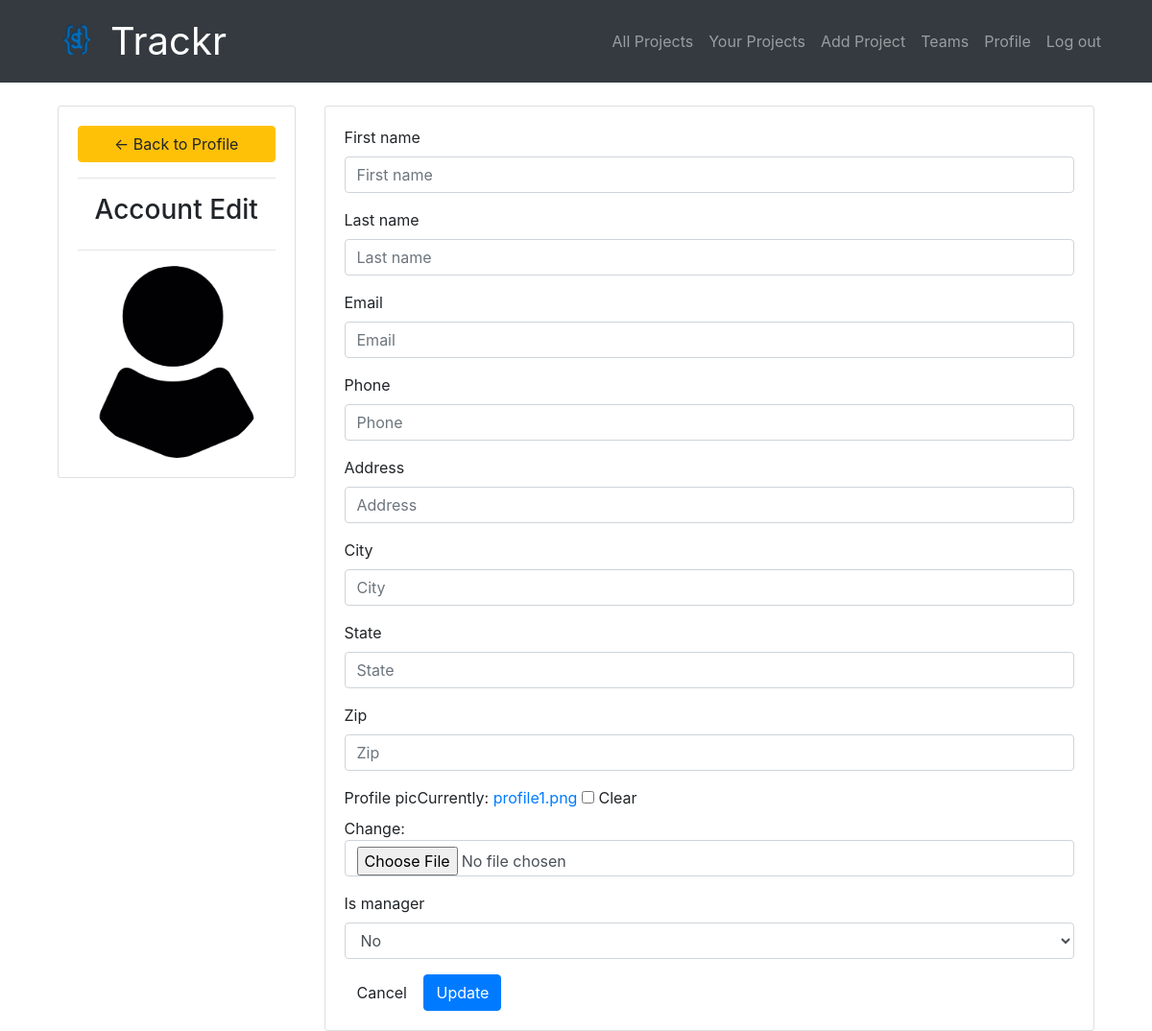
Page /accounts/update/ (signed in) on the earlier database version.
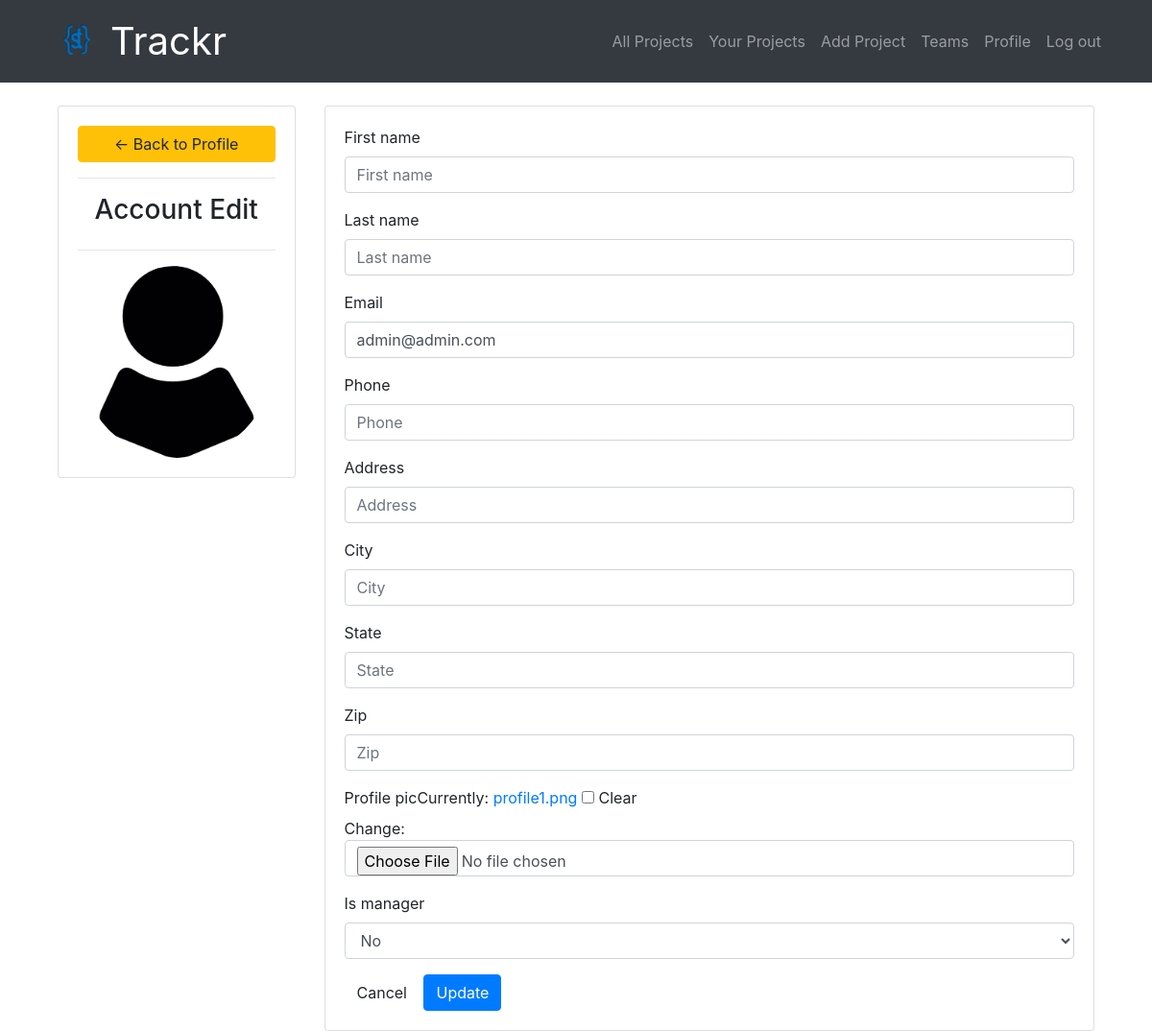
Same page on the later database version.
### accounts/models.py (models this page shows, shortened)
class UserProfile(models.Model):
    user = models.OneToOneField(User,null=True,on_delete=models.CASCADE)
    first_name = models.CharField(max_length=100,null=True)
    last_name = models.CharField(max_length=100,null=True)
    email = models.EmailField(max_length=254,null=True)
    phone = models.CharField(max_length=15,null=True)
    address = models.CharField(max_length=100,null=True)
    city = models.CharField(max_length=50,null=True)
    state = models.CharField(max_length=50,null=True)
    zip = models.CharField(max_length=10,null=True)
    profile_pic = models.ImageField(default="profile1.png", null=True, blank=True)
    is_manager = models.BooleanField(default=False,null=True)

### accounts/views.py (the view)
# urls.py: path('update/',views.profileUpdatePage,name='update'),
@login_required(login_url='login')
def profileUpdatePage(request):
    user = request.user.userprofile
    form = UserProfileForm(instance=user)
    if request.method == 'POST':
        form = UserProfileForm(request.POST,request.FILES,instance=user)
        if form.is_valid():
            form.save()
            return redirect('/accounts/profile/')
    context = {'form':form}
    return render(request,'accounts/profileupdate.html',context)

### accounts/forms.py
class UserProfileForm(ModelForm):
	class Meta:
		model = UserProfile
		fields = '__all__'
		exclude = ['user']

### accounts/templates/accounts/profileupdate.html (shortened to what this page needs)
{% extends "base.html" %}
{% load bootstrap4 %}
{% block content %}
  <br>
  <div class="d-flex justify-content-center">
  	<div class="col-md-3">
  		<div class="card card-body">
  			<a class="btn btn-warning" href="{% url 'accounts:profile' %}"> &#8592; Back to Profile</a>
  			<hr>
  			<h3 style="text-align: center">Account Edit</h3>
  			<hr>
  			<img class="profile-pic" src="{{request.user.userprofile.profile_pic.url}}" >
  		</div>
  	</div>
  	<div class="col-md-9">
  		<div class="card card-body">
        <form method="POST" enctype="multipart/form-data">
          {% bootstrap_form form layout='inline' exclude='is_manager' %}
          <a class="btn btn-default btn-large" href="{% url 'accounts:profile' %}" role="button">Cancel</a>
          <input type="submit" class="btn btn-primary btn-large" value="Update">
        </form>
  		</div>
  	</div>
  </div>
{% endblock %}

Differences in the rows shown:
changed UserProfile "No": email (not shown) → "admin@admin.com"
